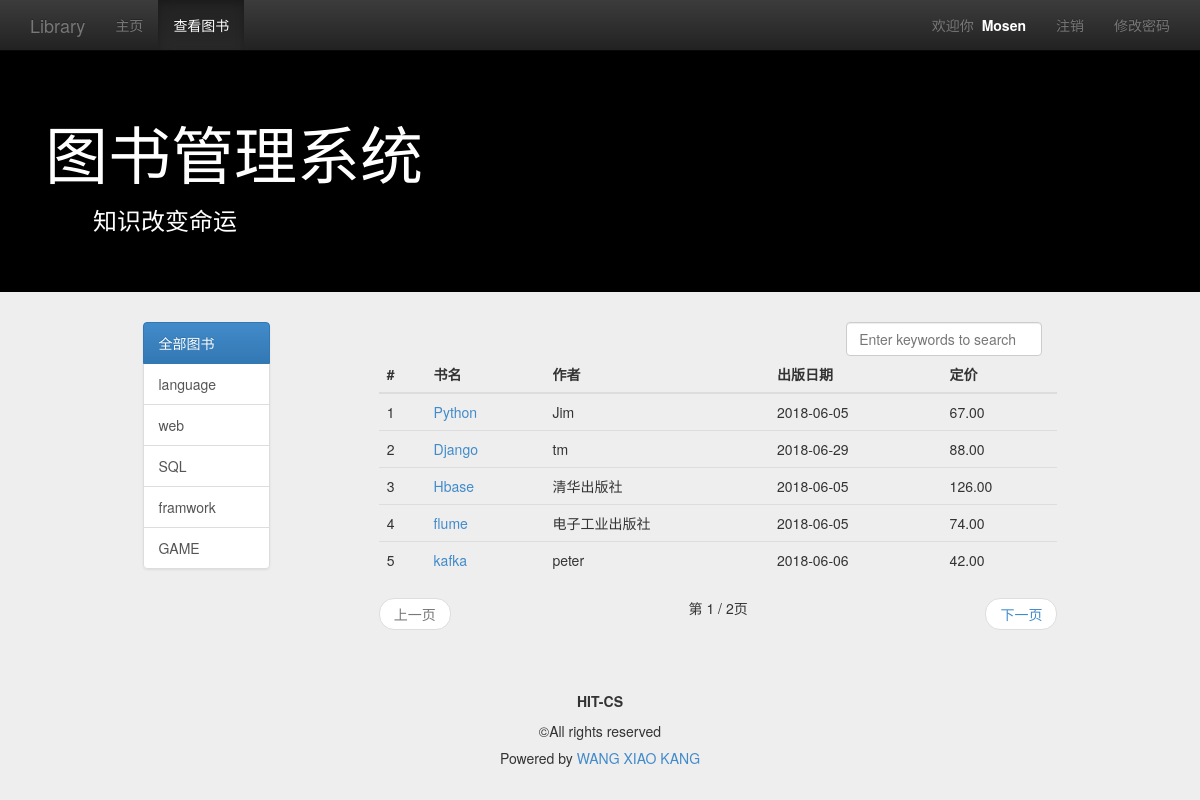
Screenshot of /LM/viewbook/ (signed in) with the database file from the repository.
### management/models.py (models this page shows, shortened)
class MyUser(models.Model):
    user = models.OneToOneField(User, on_delete=models.CASCADE)
    nickname = models.CharField(max_length=16)
    permission = models.IntegerField(default=1)

class Book(models.Model):
    name = models.CharField(max_length=128)
    price = models.FloatField()
    author = models.CharField(max_length=128)
    publish_date = models.DateField()
    category = models.CharField(max_length=128)
    class META:
        ordering = ['name']

### management/views.py (the view)
# urls.py: path('viewbook/',views.book_list, name='book_list'),
def book_list(request):
    user = request.user if request.user.is_authenticated else None
    category_list = Book.objects.values_list('category', flat=True).distinct()
    query_category = request.GET.get('category', 'all')   # 没有值 就是默认值 all
    print(' query_category --> ', query_category)
    if (not query_category) or Book.objects.filter(category=query_category).count() is 0:
        query_category = 'all'
        book_list = Book.objects.all()
    else:
        book_list = Book.objects.filter(category=query_category)
    if request.method == 'POST':
        keyword = request.POST.get('keyword', '')
        book_list = Book.objects.filter(name__contains=keyword)
        query_category = 'all'
    paginator = Paginator(book_list, 5)  # 获取使用paginator函数分页集中sql_result，每5条为一页
    page = request.GET.get('page')
    try:
        book_list = paginator.page(page)
    except PageNotAnInteger:
        book_list = paginator.page(1)
    except EmptyPage:
        book_list = paginator.page(paginator.num_pages)
    print(' book_list=', book_list)
    content = {
        'user': user,
        'active_menu': 'view_book',
        'category_list': category_list,
        'query_category': query_category,
        'book_list': book_list,
    }
    return render(request, 'management/view_book_list.html', content)

### management/templates/management/view_book_list.html (shortened to what this page needs)
{% extends "management/base.html" %}
{% load static %}
{% block content %}
    <div class="container">
        <div class="row">
            <div class="col-md-10 col-md-offset-1">
                <div class="col-md-2">
                    <div class="list-group">
                        <a href="{% url 'management:book_list' %}" class="list-group-item" id="id_category_all">
                            全部图书
                        </a>
                        {% for category in category_list %}
                            <a href="{% url 'management:book_list'%}?category={{ category }} " class="list-group-item"
                               id="id_category_{{ category }}">
                                {{ category }}
                            </a>
                        {% endfor %}
                    </div>
                </div>
                <div class="col-md-9 col-md-offset-1">
                    <div class="col-md-4 col-md-offset-8">
                        <form role="form" method="post" name="search_form">
                            <input type="search" class="form-control" name="keyword"
                                   placeholder="Enter keywords to search" id="id_search_input" onkeyup="key_up()"
                                   autofocus>
                        </form>
                    </div>
                    <table class="table table-hover">
                        <thead>
                        <tr>
                            <th>#</th>
                            <th>书名</th>
                            <th>作者</th>
                            <th>出版日期</th>
                            <th>定价</th>
                        </tr>
                        </thead>
                        <tbody>
                        {% for book in book_list %}
                            <tr>
                                <td>{{ forloop.counter }}</td>
                                <td><a href="{% url 'management:detail' %}?id={{ book.id }}">{{ book.name }}</a></td>
                                <td>{{ book.author }}</td>
                                <td>{{ book.publish_date|date:"Y-m-d" }}</td>
                                <td>{{ book.price|floatformat:2 }}</td>
                            </tr>
                        {% empty %}
                            <tr>
                                <td>暂无图书</td>
                            </tr>
                        {% endfor %}
                        </tbody>
                    </table>
                    <nav>
                        <ul class="pager">
                            {% if book_list.has_previous %}
                                <li class="previous"><a
                                        href="?typ={{ query_category }}&page={{ book_list.previous_page_number }}">上一页</a>
                                </li>
                            {% else %}
                                <li class="previous disabled"><a href="#">上一页</a></li>
                            {% endif %}
                            第 {{ book_list.number }} / {{ book_list.paginator.num_pages }}页
                            {% if book_list.has_next %}
                                <li class="next"><a
                                        href="?typ={{ query_category }}&page={{ book_list.next_page_number }}">下一页</a>
                                </li>
                            {% else %}
                                <li class="next disabled"><a href="#">下一页</a></li>
                            {% endif %}
                        </ul>
                    </nav>
                </div>
            </div>
        </div>
    </div>
{% endblock %}

### management/templates/management/base.html (shortened to what this page needs)
<!DOCTYPE html>
<html lang="zh-cn">
{% load static %}
<head>
    <link rel="stylesheet" type="text/css" href="{% static 'css/bootstrap.min.css' %}">
    <link rel="stylesheet" type="text/css" href="{% static 'css/bootstrap-theme.min.css' %}">
    <link rel="stylesheet" type="text/css" href="{% static 'css/base.css' %}">
</head>
<body>
<nav class="navbar navbar-inverse navbar-fixed-top" role="navigation">
    <div class="container">
        <div class="navbar-header">
            <a href="{% url 'management:homepage' %}" class="navbar-brand">Library</a>
        </div>
        <div class="collapse navbar-collapse" id="navbar-collapse-basepage">
            <ul class="nav navbar-nav">
                <li id="homepage"><a href="{% url 'management:homepage' %}">主页</a></li>
                <li id="view_book"><a href="{% url 'management:book_list' %}">查看图书</a></li>
            </ul>
            <ul class="nav navbar-nav navbar-right">
                {% if user %}
                <li><p class="navbar-text">欢迎你&nbsp;&nbsp;<span id="base_name">{{ user.myuser.nickname }}</span></p></li>
                    <li><a href="{% url 'management:logout' %}">注销</a></li>
                    <li><a href="{% url 'management:set_password' %}">修改密码</a></li>
                {% else %}
                    <li><a href="{% url 'management:signup' %}">注册</a></li>
                    <li><a href="{% url 'management:login' %}">登录</a></li>
                {% endif %}
            </ul>
        </div>
    </div>
</nav>
<header class="jumbotron subhead" id="header-base">
    <div class="container">
        <h1>图书管理系统</h1>
        <h3>&emsp;&emsp;知识改变命运</h3>
    </div>
</header>
{% block content %}
{% endblock %}
<footer class="footer" role="contentinfo">
    <hr>
    <div class="container">
        <p class="text-center"><strong>HIT-CS</strong></p>
        <p class="text-center">©All rights reserved</p>
        <h5 class="text-center"> Powered by&nbsp;<a href="http://yumendy.com/">WANG XIAO KANG</a></h5>
    </div>
</footer>
</body>
</html>

### management/static/css/base.css (style rules this page uses)
body { padding-top: 50px; background-color: #eeeeee; }
#header-base { background-color: #000; color: #fff; }
#base_name { color: #fff; font-weight: bold; }

### rows the page displays
Book: name "Python", author "Jim", publish_date "2018-06-05", price "67.00"
Book: name "Django", author "tm", publish_date "2018-06-29", price "88.00"
Book: name "Hbase", author "清华出版社", publish_date "2018-06-05", price "126.00"
Book: name "flume", author "电子工业出版社", publish_date "2018-06-05", price "74.00"
Book: name "kafka", author "peter", publish_date "2018-06-06", price "42.00"

### other values shown
{{ user.myuser.nickname }} "Mosen"
{{ category }} "language" "web" "SQL" "framwork" "GAME"
{{ book_list.number }} "1"
{{ book_list.paginator.num_pages }} "2"
